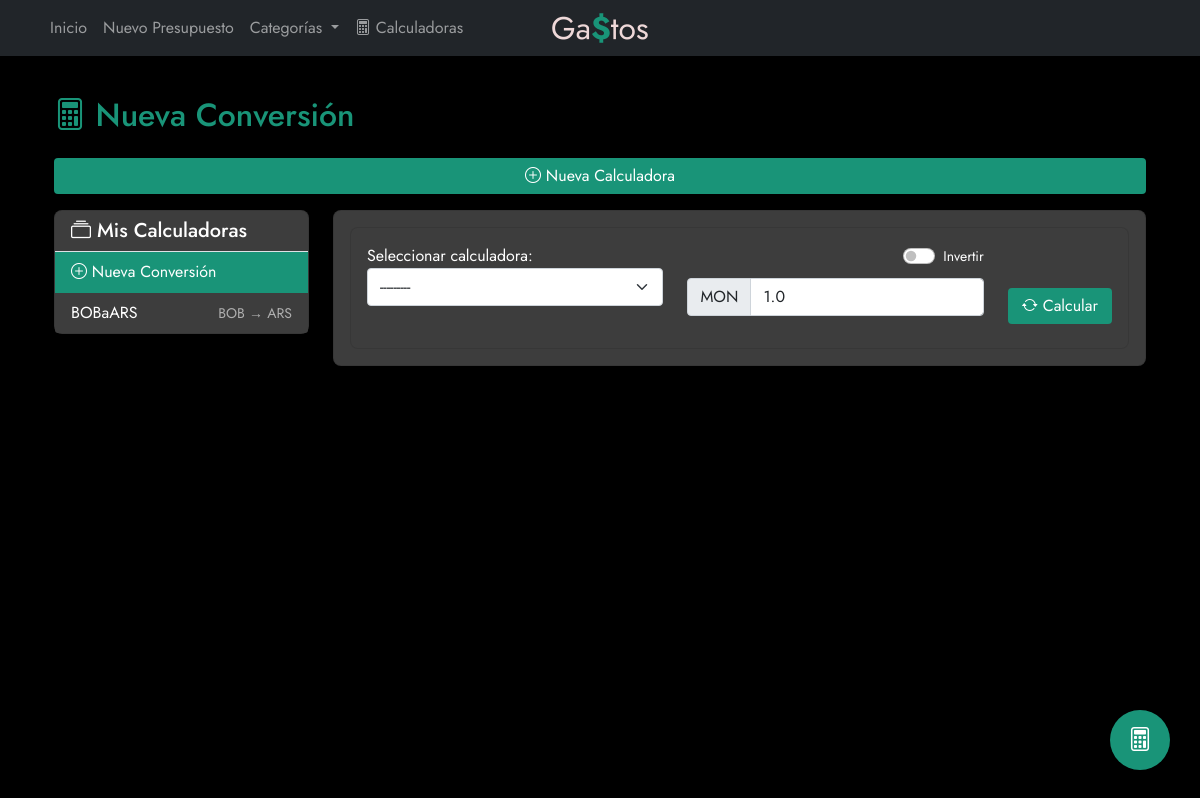
The page /calculadoras/calcular/ on the database as committed earlier.
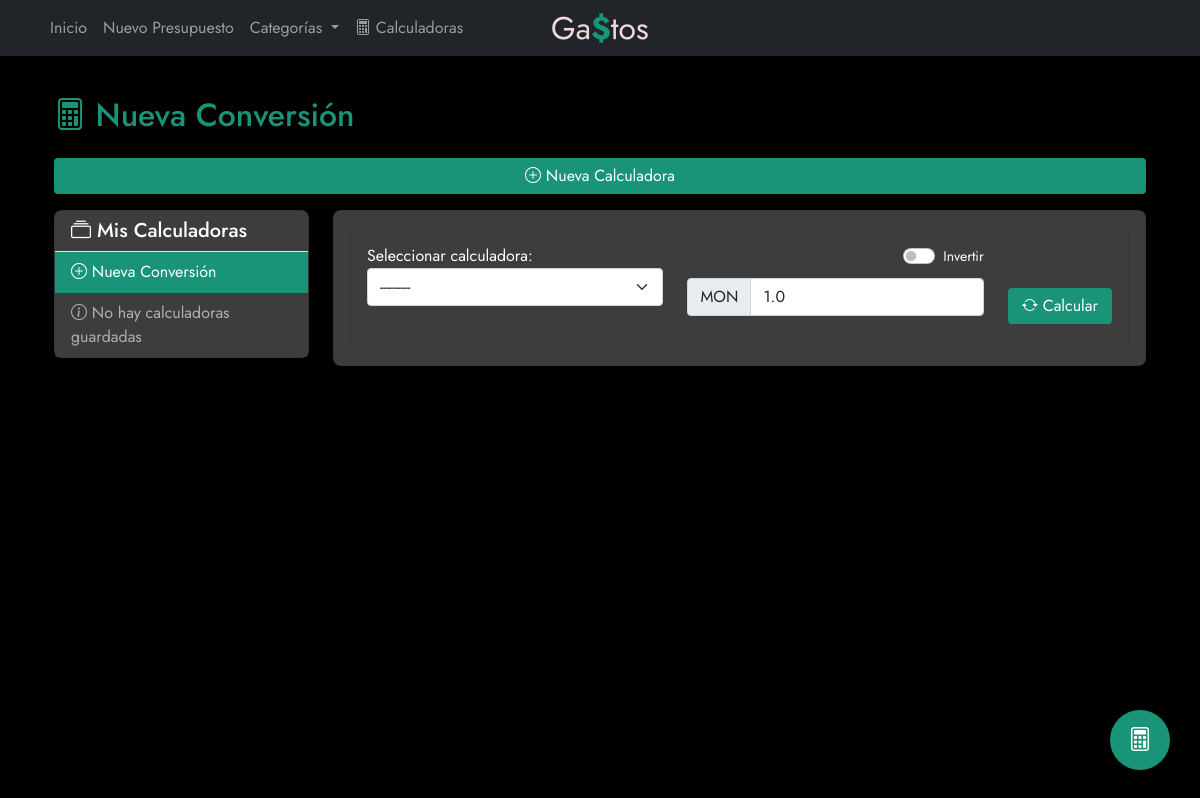
The same page on the database as committed later.
### calculadoras/models.py (models this page shows, shortened)
class CalculadoraDivisa(models.Model):
    MONEDAS = [
        ('USD', 'Dólar Estadounidense'),
        ('EUR', 'Euro'),
        ('ARS', 'Peso Argentino'),
        ('BOB', 'Boliviano'),
        ('BRL', 'Real Brasileño'),
        ('CLP', 'Peso Chileno'),
        ('MXN', 'Peso Mexicano'),
        ('PEN', 'Sol Peruano'),
        ('UYU', 'Peso Uruguayo'),
        ('PYG', 'Guaraní Paraguayo'),
    ]
    nombre = models.CharField(max_length=100, help_text="Nombre descriptivo para esta relación de conversión")
    moneda_origen = models.CharField(max_length=3, choices=MONEDAS)
    moneda_destino = models.CharField(max_length=3, choices=MONEDAS)
    relacion = models.DecimalField(
        max_digits=20,
        decimal_places=10,
        help_text="Relación de conversión (1 moneda_origen = X moneda_destino)"
    )
    fecha_creacion = models.DateTimeField(auto_now_add=True)
    fecha_actualizacion = models.DateTimeField(auto_now=True)
    class Meta:
        ordering = ['-fecha_creacion']
        verbose_name = 'Calculadora de Divisa'
        verbose_name_plural = 'Calculadoras de Divisas'
    def __str__(self):
        return f"{self.nombre} ({self.moneda_origen} a {self.moneda_destino})"

### calculadoras/views.py (the view)
# urls.py: path('calcular/', views.calcular_divisa, name='calcular_divisa'),
def calcular_divisa(request, calculadora_id=None):
    calculadora = None
    resultado = None
    direccion = request.POST.get('direccion', 'directa')
    calculadoras = CalculadoraDivisa.objects.all().order_by('-fecha_creacion')
    if calculadora_id:
        calculadora = get_object_or_404(CalculadoraDivisa, id=calculadora_id)
    if request.method == 'POST':
        form = ConversionForm(request.POST, calculadora=calculadora)
        if form.is_valid():
            calculadora = form.cleaned_data['calculadora']
            monto = form.cleaned_data['monto']
            es_conversion_inversa = (direccion == 'inversa')
            if es_conversion_inversa:
                monto_convertido = calculadora.convertir(monto, direccion='inversa')
                moneda_origen = calculadora.moneda_destino
                moneda_destino = calculadora.moneda_origen
                relacion = 1 / float(calculadora.relacion)
            else:
                monto_convertido = calculadora.convertir(monto, direccion='directa')
                moneda_origen = calculadora.moneda_origen
                moneda_destino = calculadora.moneda_destino
                relacion = calculadora.relacion
            fecha_actual = timezone.localtime(timezone.now())
            with transaction.atomic():
                HistorialConversion.objects.create(
                    calculadora=calculadora,
                    monto_origen=monto,
                    moneda_origen=moneda_origen,
                    monto_destino=monto_convertido,
                    moneda_destino=moneda_destino,
                    relacion_conversion=relacion,
                    direccion='inversa' if es_conversion_inversa else 'directa',
                    ip_usuario=get_client_ip(request),
                    user_agent=request.META.get('HTTP_USER_AGENT', '')[:500],  # Limitamos la longitud
                    usuario='Anónimo'  # Valor por defecto ya que no hay autenticación
                )
            resultado = {
                'monto_original': float(monto),
                'moneda_origen': moneda_origen,
                'monto_convertido': monto_convertido,
                'moneda_destino': moneda_destino,
                'fecha': fecha_actual,
                'relacion': relacion,
                'es_inversa': es_conversion_inversa
            }
    else:
        form = ConversionForm(calculadora=calculadora)
    context = {
        'form': form,
        'calculadoras': calculadoras,
        'calculadora': calculadora,
        'resultado': resultado,
        'titulo': 'Nueva Conversión de Divisas'
    }
    if calculadora:
        context['conversiones_recientes'] = HistorialConversion.objects.filter(
            calculadora=calculadora
        ).order_by('-fecha_conversion')[:5]
    return render(request, 'calculadoras/calcular_divisa.html', context)

### calculadoras/forms.py (shortened to what this page needs)
class ConversionForm(forms.Form):
    calculadora_id = forms.IntegerField(widget=forms.HiddenInput())
    monto = forms.DecimalField(
        max_digits=20,
        decimal_places=2,
        min_value=Decimal('0.01'),
        widget=forms.NumberInput(attrs={
            'class': 'form-control',
            'step': '0.01',
            'min': '0.01',
            'placeholder': 'Ingrese el monto a convertir'
        })
    )

### calculadoras/templates/calculadoras/calcular_divisa.html (shortened to what this page needs)
{% extends 'calculadoras/base.html' %}
{% block calculadora_heading %}{% if calculadora %}{{ calculadora.nombre }}{% else %}Nueva Conversión{% endif %}{% endblock %}
{% block calculadora_content %}
<div class="card">
    <div class="card-body">
        <form method="post" id="conversion-form">
            <div class="row">
                {% if not calculadora %}
                <div class="col-md-5">
                    <div class="mb-3">
                        {{ form.calculadora.label_tag }}
                        {{ form.calculadora }}
                    </div>
                </div>
                {% else %}
                    {{ form.calculadora }}
                {% endif %}
                <div class="col-md-5">
                    <div class="mb-3">
                        <div class="d-flex justify-content-between align-items-center mb-2">
                            <div class="form-check form-switch">
                                <input class="form-check-input" type="checkbox" role="switch" id="invertirConversion"
                                       {% if resultado and resultado.es_inversa %}checked{% endif %}>
                                <label class="form-check-label small" for="invertirConversion">Invertir</label>
                            </div>
                        </div>
                        <div class="input-group">
                            <span class="input-group-text" id="moneda-origen">
                                {% if resultado and resultado.es_inversa %}
                                    {{ calculadora.moneda_destino }}
                                {% else %}
                                    {{ calculadora.moneda_origen|default:'MON' }}
                                {% endif %}
                            </span>
                            {{ form.monto }}
                        </div>
                    </div>
                </div>
                <div class="col-md-2 d-flex flex-column justify-content-end">
                    <button type="submit" class="btn btn-primary mb-2">
                        <i class="bi bi-arrow-repeat"></i> Calcular
                    </button>
                </div>
            </div>
        </form>
    </div>
</div>
{% endblock %}

### calculadoras/templates/calculadoras/base.html (shortened to what this page needs)
{% extends 'presupuestos/base.html' %}
{% block content %}
<div class="container py-4">
    <div class="d-flex justify-content-between align-items-center mb-4">
        <h2 class="mb-0 gasto-nombre">
            <i class="bi bi-calculator"></i> {% block calculadora_heading %}Calculadoras de Divisas{% endblock %}
        </h2>
    </div>
    <a href="{% url 'calculadoras:crear_calculadora' %}" class="btn btn-primary mb-3 w-100">
        <i class="bi bi-plus-circle"></i> Nueva Calculadora
    </a>
    <div class="row">
        <div class="col-lg-3 mb-4">
            <div class="card shadow-sm">
                <div class="card-header bg-transparent border-bottom">
                    <h5 class="mb-0">
                        <i class="bi bi-collection"></i> Mis Calculadoras
                    </h5>
                </div>
                <div class="list-group list-group-flush">
                    <a href="{% url 'calculadoras:calcular_divisa' %}"
                       class="list-group-item list-group-item-action d-flex justify-content-between align-items-center {% if request.resolver_match.url_name == 'calcular_divisa' and not calculadora %}active{% endif %}">
                        <span><i class="bi bi-plus-circle"></i> Nueva Conversión</span>
                    </a>
                    {% if calculadoras %}
                        {% for calc in calculadoras %}
                            <a href="{% url 'calculadoras:calcular_con_calculadora' calc.id %}"
                               class="list-group-item list-group-item-action d-flex justify-content-between align-items-center {% if calculadora and calculadora.id == calc.id %}active{% endif %}">
                                <span>{{ calc.nombre }}</span>
                                <small class="text-muted">{{ calc.moneda_origen }} → {{ calc.moneda_destino }}</small>
                            </a>
                        {% endfor %}
                    {% else %}
                        <div class="list-group-item text-muted">
                            <i class="bi bi-info-circle"></i> No hay calculadoras guardadas
                        </div>
                    {% endif %}
                </div>
            </div>
        </div>
        <div class="col-lg-9">
            <div class="card shadow-sm">
                <div class="card-body">
                    {% block calculadora_content %}
                    {% endblock %}
                </div>
            </div>
        </div>
    </div>
</div>
{% endblock %}

Rows that differ between the two databases and show on the page:
removed CalculadoraDivisa: nombre "BOBaARS", moneda_origen "BOB", moneda_destino "ARS"
Other text that changed with them:
text now shown: "No hay calculadoras guardadas"
